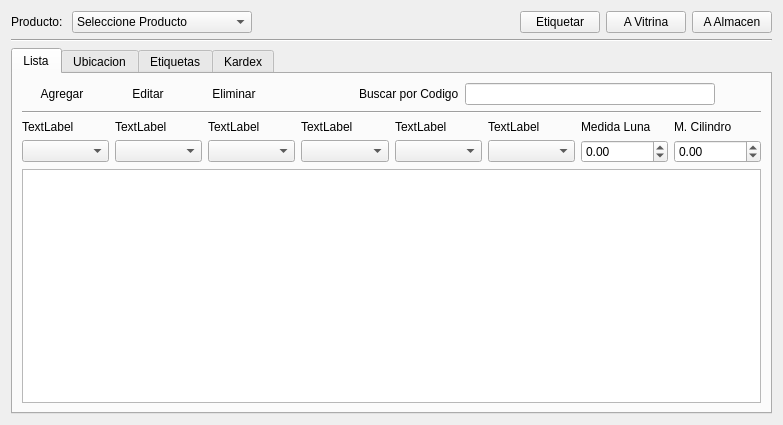
<?xml version="1.0" encoding="UTF-8"?>
<ui version="4.0">
 <class>ui_producto</class>
 <widget class="QWidget" name="ui_producto">
  <property name="enabled">
   <bool>true</bool>
  </property>
  <property name="geometry">
   <rect>
    <x>0</x>
    <y>0</y>
    <width>783</width>
    <height>425</height>
   </rect>
  </property>
  <property name="windowTitle">
   <string>Form</string>
  </property>
  <layout class="QGridLayout" name="gridLayout_5">
   <item row="1" column="0">
    <layout class="QHBoxLayout" name="horizontalLayout_4">
     <item>
      <widget class="QLabel" name="label_5">
       <property name="text">
        <string>Producto: </string>
       </property>
      </widget>
     </item>
     <item>
      <widget class="QComboBox" name="comboBox_tipoProducto">
       <property name="minimumSize">
        <size>
         <width>180</width>
         <height>0</height>
        </size>
       </property>
       <property name="mouseTracking">
        <bool>false</bool>
       </property>
       <property name="autoFillBackground">
        <bool>true</bool>
       </property>
       <item>
        <property name="text">
         <string>Seleccione Producto</string>
        </property>
        <property name="icon">
         <iconset resource="../Icons/Icons.qrc">
          <normaloff>:/Icons/search_64.png</normaloff>:/Icons/search_64.png</iconset>
        </property>
       </item>
       <item>
        <property name="text">
         <string>Lunas</string>
        </property>
        <property name="icon">
         <iconset resource="../Icons/Icons.qrc">
          <normaloff>:/Icons/Circle.png</normaloff>:/Icons/Circle.png</iconset>
        </property>
       </item>
       <item>
        <property name="text">
         <string>Monturas</string>
        </property>
        <property name="icon">
         <iconset resource="../Icons/Icons.qrc">
          <normaloff>:/Icons/internet-news-reader.png</normaloff>:/Icons/internet-news-reader.png</iconset>
        </property>
       </item>
       <item>
        <property name="text">
         <string>Lentes de Contacto</string>
        </property>
        <property name="icon">
         <iconset resource="../Icons/Icons.qrc">
          <normaloff>:/Icons/1354339076_picasa.png</normaloff>:/Icons/1354339076_picasa.png</iconset>
        </property>
       </item>
       <item>
        <property name="text">
         <string>Otros</string>
        </property>
        <property name="icon">
         <iconset resource="../Icons/Icons.qrc">
          <normaloff>:/Icons/color_swatch.png</normaloff>:/Icons/color_swatch.png</iconset>
        </property>
       </item>
       <item>
        <property name="text">
         <string>Trabajos Extras</string>
        </property>
        <property name="icon">
         <iconset resource="../Icons/Icons.qrc">
          <normaloff>:/Icons/Stethoscope_Black.png</normaloff>:/Icons/Stethoscope_Black.png</iconset>
        </property>
       </item>
       <item>
        <property name="text">
         <string>Accesorios</string>
        </property>
        <property name="icon">
         <iconset resource="../Icons/Icons.qrc">
          <normaloff>:/Icons/package_games_logic.png</normaloff>:/Icons/package_games_logic.png</iconset>
        </property>
       </item>
      </widget>
     </item>
     <item>
      <spacer name="horizontalSpacer_2">
       <property name="orientation">
        <enum>Qt::Horizontal</enum>
       </property>
       <property name="sizeHint" stdset="0">
        <size>
         <width>40</width>
         <height>20</height>
        </size>
       </property>
      </spacer>
     </item>
     <item>
      <widget class="QPushButton" name="pushButton_etiquetar">
       <property name="text">
        <string>Etiquetar</string>
       </property>
       <property name="icon">
        <iconset resource="../Icons/Icons.qrc">
         <normaloff>:/Icons/tag.png</normaloff>:/Icons/tag.png</iconset>
       </property>
      </widget>
     </item>
     <item>
      <widget class="QPushButton" name="btnToVitrina">
       <property name="text">
        <string>A Vitrina</string>
       </property>
       <property name="icon">
        <iconset resource="../Icons/Icons.qrc">
         <normaloff>:/Icons/inventory-maintenance.png</normaloff>:/Icons/inventory-maintenance.png</iconset>
       </property>
       <property name="flat">
        <bool>false</bool>
       </property>
      </widget>
     </item>
     <item>
      <widget class="QPushButton" name="btnToAlmacen">
       <property name="text">
        <string>A Almacen</string>
       </property>
       <property name="icon">
        <iconset resource="../Icons/Icons.qrc">
         <normaloff>:/Icons/1354339097_localbusiness-y.png</normaloff>:/Icons/1354339097_localbusiness-y.png</iconset>
       </property>
       <property name="flat">
        <bool>false</bool>
       </property>
      </widget>
     </item>
    </layout>
   </item>
   <item row="2" column="0">
    <widget class="Line" name="line">
     <property name="orientation">
      <enum>Qt::Horizontal</enum>
     </property>
    </widget>
   </item>
   <item row="3" column="0">
    <widget class="QTabWidget" name="tabWidget">
     <property name="currentIndex">
      <number>0</number>
     </property>
     <widget class="QWidget" name="Tab1_2">
      <attribute name="title">
       <string>Lista</string>
      </attribute>
      <layout class="QGridLayout" name="gridLayout_3">
       <item row="2" column="0">
        <layout class="QGridLayout" name="gridLayout">
         <item row="2" column="1">
          <widget class="QLabel" name="label_select_2">
           <property name="text">
            <string>TextLabel</string>
           </property>
          </widget>
         </item>
         <item row="3" column="5">
          <widget class="MyComboBox" name="comboBox_select_6"/>
         </item>
         <item row="2" column="2">
          <widget class="QLabel" name="label_select_3">
           <property name="text">
            <string>TextLabel</string>
           </property>
          </widget>
         </item>
         <item row="3" column="3">
          <widget class="MyComboBox" name="comboBox_select_4"/>
         </item>
         <item row="3" column="2">
          <widget class="MyComboBox" name="comboBox_select_3"/>
         </item>
         <item row="2" column="7">
          <widget class="QLabel" name="label_cilindro">
           <property name="text">
            <string>M. Cilindro</string>
           </property>
          </widget>
         </item>
         <item row="2" column="5">
          <widget class="QLabel" name="label_select_6">
           <property name="text">
            <string>TextLabel</string>
           </property>
          </widget>
         </item>
         <item row="2" column="3">
          <widget class="QLabel" name="label_select_4">
           <property name="text">
            <string>TextLabel</string>
           </property>
          </widget>
         </item>
         <item row="3" column="1">
          <widget class="MyComboBox" name="comboBox_select_2"/>
         </item>
         <item row="2" column="6">
          <widget class="QLabel" name="label_valor_inicial">
           <property name="text">
            <string>Medida Luna</string>
           </property>
          </widget>
         </item>
         <item row="3" column="0">
          <widget class="MyComboBox" name="comboBox_select_1"/>
         </item>
         <item row="2" column="4">
          <widget class="QLabel" name="label_select_5">
           <property name="text">
            <string>TextLabel</string>
           </property>
          </widget>
         </item>
         <item row="3" column="7">
          <widget class="QDoubleSpinBox" name="doubleSpinBox_Cilindro">
           <property name="minimum">
            <double>-50.000000000000000</double>
           </property>
           <property name="singleStep">
            <double>0.050000000000000</double>
           </property>
           <property name="value">
            <double>0.000000000000000</double>
           </property>
          </widget>
         </item>
         <item row="3" column="4">
          <widget class="MyComboBox" name="comboBox_select_5"/>
         </item>
         <item row="3" column="6">
          <widget class="QDoubleSpinBox" name="doubleSpinBox_Inicio">
           <property name="minimum">
            <double>-20.000000000000000</double>
           </property>
           <property name="singleStep">
            <double>0.050000000000000</double>
           </property>
          </widget>
         </item>
         <item row="2" column="0">
          <widget class="QLabel" name="label_select_1">
           <property name="text">
            <string>TextLabel</string>
           </property>
          </widget>
         </item>
        </layout>
       </item>
       <item row="0" column="0">
        <layout class="QHBoxLayout" name="horizontalLayout">
         <item>
          <widget class="QPushButton" name="pushButton_agregar_2">
           <property name="text">
            <string>Agregar</string>
           </property>
           <property name="icon">
            <iconset resource="../Icons/Icons.qrc">
             <normaloff>:/Icons/1349716423_sq_plus.png</normaloff>:/Icons/1349716423_sq_plus.png</iconset>
           </property>
           <property name="shortcut">
            <string>Ctrl+N</string>
           </property>
           <property name="flat">
            <bool>true</bool>
           </property>
          </widget>
         </item>
         <item>
          <widget class="QPushButton" name="pushButton_editar">
           <property name="sizePolicy">
            <sizepolicy hsizetype="Fixed" vsizetype="Fixed">
             <horstretch>0</horstretch>
             <verstretch>0</verstretch>
            </sizepolicy>
           </property>
           <property name="text">
            <string>Editar</string>
           </property>
           <property name="icon">
            <iconset resource="../Icons/Icons.qrc">
             <normaloff>:/Icons/1349716425_doc_edit.png</normaloff>:/Icons/1349716425_doc_edit.png</iconset>
           </property>
           <property name="shortcut">
            <string>Ctrl+E</string>
           </property>
           <property name="flat">
            <bool>true</bool>
           </property>
          </widget>
         </item>
         <item>
          <widget class="QPushButton" name="pushButton_eliminar">
           <property name="sizePolicy">
            <sizepolicy hsizetype="Fixed" vsizetype="Fixed">
             <horstretch>0</horstretch>
             <verstretch>0</verstretch>
            </sizepolicy>
           </property>
           <property name="text">
            <string>Eliminar</string>
           </property>
           <property name="icon">
            <iconset resource="../Icons/Icons.qrc">
             <normaloff>:/Icons/1349716432_round_minus.png</normaloff>:/Icons/1349716432_round_minus.png</iconset>
           </property>
           <property name="shortcut">
            <string>Del</string>
           </property>
           <property name="flat">
            <bool>true</bool>
           </property>
          </widget>
         </item>
         <item>
          <spacer name="horizontalSpacer">
           <property name="orientation">
            <enum>Qt::Horizontal</enum>
           </property>
           <property name="sizeHint" stdset="0">
            <size>
             <width>40</width>
             <height>20</height>
            </size>
           </property>
          </spacer>
         </item>
         <item>
          <widget class="QLabel" name="label_4">
           <property name="text">
            <string>Buscar por Codigo</string>
           </property>
          </widget>
         </item>
         <item>
          <widget class="QLineEdit" name="lineEdit_buscar">
           <property name="minimumSize">
            <size>
             <width>250</width>
             <height>0</height>
            </size>
           </property>
           <property name="maximumSize">
            <size>
             <width>250</width>
             <height>16777215</height>
            </size>
           </property>
          </widget>
         </item>
         <item>
          <widget class="QPushButton" name="pushButton_buscar">
           <property name="sizePolicy">
            <sizepolicy hsizetype="Minimum" vsizetype="Fixed">
             <horstretch>0</horstretch>
             <verstretch>0</verstretch>
            </sizepolicy>
           </property>
           <property name="text">
            <string/>
           </property>
           <property name="icon">
            <iconset resource="../Icons/Icons.qrc">
             <normaloff>:/Icons/search_64.png</normaloff>:/Icons/search_64.png</iconset>
           </property>
           <property name="flat">
            <bool>true</bool>
           </property>
          </widget>
         </item>
        </layout>
       </item>
       <item row="4" column="0">
        <widget class="QTableView" name="tableView_productos">
         <property name="selectionMode">
          <enum>QAbstractItemView::SingleSelection</enum>
         </property>
         <property name="selectionBehavior">
          <enum>QAbstractItemView::SelectRows</enum>
         </property>
         <attribute name="horizontalHeaderDefaultSectionSize">
          <number>130</number>
         </attribute>
        </widget>
       </item>
       <item row="1" column="0">
        <widget class="Line" name="line_2">
         <property name="orientation">
          <enum>Qt::Horizontal</enum>
         </property>
        </widget>
       </item>
      </layout>
     </widget>
     <widget class="QWidget" name="tab_2">
      <attribute name="title">
       <string>Ubicacion</string>
      </attribute>
      <layout class="QGridLayout" name="gridLayout_4">
       <item row="0" column="0">
        <layout class="QVBoxLayout" name="verticalLayout">
         <item>
          <widget class="QLabel" name="label">
           <property name="text">
            <string>En Vitrina</string>
           </property>
          </widget>
         </item>
         <item>
          <widget class="QTableView" name="tableView_vitrina"/>
         </item>
         <item>
          <widget class="QLabel" name="label_2">
           <property name="text">
            <string>En Almacen</string>
           </property>
          </widget>
         </item>
         <item>
          <widget class="QTableView" name="tableView_almacen"/>
         </item>
        </layout>
       </item>
      </layout>
     </widget>
     <widget class="QWidget" name="tab">
      <attribute name="title">
       <string>Etiquetas</string>
      </attribute>
      <layout class="QGridLayout" name="gridLayout_2">
       <item row="0" column="1">
        <widget class="QLineEdit" name="lineEdit_pag">
         <property name="enabled">
          <bool>false</bool>
         </property>
         <property name="text">
          <string>0/0</string>
         </property>
         <property name="echoMode">
          <enum>QLineEdit::Normal</enum>
         </property>
         <property name="alignment">
          <set>Qt::AlignCenter</set>
         </property>
         <property name="readOnly">
          <bool>true</bool>
         </property>
        </widget>
       </item>
       <item row="0" column="0" rowspan="2">
        <layout class="QGridLayout" name="gridLayout_21">
         <item row="1" column="0">
          <layout class="QHBoxLayout" name="horizontalLayout_2">
           <item>
            <spacer name="horizontalSpacer_10">
             <property name="orientation">
              <enum>Qt::Horizontal</enum>
             </property>
             <property name="sizeHint" stdset="0">
              <size>
               <width>40</width>
               <height>20</height>
              </size>
             </property>
            </spacer>
           </item>
           <item>
            <widget class="QPushButton" name="pushButton_previsualizar">
             <property name="sizePolicy">
              <sizepolicy hsizetype="Fixed" vsizetype="Fixed">
               <horstretch>0</horstretch>
               <verstretch>0</verstretch>
              </sizepolicy>
             </property>
             <property name="text">
              <string>Previsualizar</string>
             </property>
             <property name="icon">
              <iconset resource="../Icons/Icons.qrc">
               <normaloff>:/Icons/1349716430_zoom.png</normaloff>:/Icons/1349716430_zoom.png</iconset>
             </property>
             <property name="shortcut">
              <string>Ctrl+Alt+P</string>
             </property>
             <property name="flat">
              <bool>true</bool>
             </property>
            </widget>
           </item>
           <item>
            <widget class="QPushButton" name="pushButton_imprimir">
             <property name="sizePolicy">
              <sizepolicy hsizetype="Fixed" vsizetype="Fixed">
               <horstretch>0</horstretch>
               <verstretch>0</verstretch>
              </sizepolicy>
             </property>
             <property name="text">
              <string>Imprimir</string>
             </property>
             <property name="icon">
              <iconset resource="../Icons/Icons.qrc">
               <normaloff>:/Icons/1349716426_print.png</normaloff>:/Icons/1349716426_print.png</iconset>
             </property>
             <property name="shortcut">
              <string>Ctrl+P</string>
             </property>
             <property name="flat">
              <bool>true</bool>
             </property>
            </widget>
           </item>
          </layout>
         </item>
         <item row="0" column="0">
          <layout class="QGridLayout" name="gridLayout_23">
           <item row="1" column="0">
            <widget class="QTableWidget" name="tableView_etiquetas">
             <property name="editTriggers">
              <set>QAbstractItemView::NoEditTriggers</set>
             </property>
             <property name="selectionMode">
              <enum>QAbstractItemView::SingleSelection</enum>
             </property>
             <property name="selectionBehavior">
              <enum>QAbstractItemView::SelectRows</enum>
             </property>
             <column>
              <property name="text">
               <string>Codigo</string>
              </property>
             </column>
             <column>
              <property name="text">
               <string>Color</string>
              </property>
             </column>
             <column>
              <property name="text">
               <string>Calidad</string>
              </property>
             </column>
             <column>
              <property name="text">
               <string>Ubicación</string>
              </property>
             </column>
             <column>
              <property name="text">
               <string>Precio</string>
              </property>
             </column>
            </widget>
           </item>
           <item row="0" column="0">
            <widget class="QLabel" name="label_8">
             <property name="sizePolicy">
              <sizepolicy hsizetype="Fixed" vsizetype="Preferred">
               <horstretch>0</horstretch>
               <verstretch>0</verstretch>
              </sizepolicy>
             </property>
             <property name="text">
              <string>Lista  de Productos a Etiquetar:</string>
             </property>
            </widget>
           </item>
          </layout>
         </item>
        </layout>
       </item>
       <item row="0" column="3">
        <widget class="QPushButton" name="pushButton_siguiente">
         <property name="enabled">
          <bool>false</bool>
         </property>
         <property name="text">
          <string>&gt;&gt;</string>
         </property>
        </widget>
       </item>
       <item row="1" column="1" colspan="3">
        <widget class="QLabel" name="draw_label">
         <property name="frameShape">
          <enum>QFrame::WinPanel</enum>
         </property>
         <property name="text">
          <string/>
         </property>
        </widget>
       </item>
       <item row="0" column="2">
        <widget class="QPushButton" name="pushButton_anterior">
         <property name="enabled">
          <bool>false</bool>
         </property>
         <property name="text">
          <string>&lt;&lt;</string>
         </property>
        </widget>
       </item>
      </layout>
     </widget>
     <widget class="QWidget" name="tab_kardex">
      <attribute name="title">
       <string>Kardex</string>
      </attribute>
      <layout class="QGridLayout" name="gridLayout_6">
       <item row="0" column="0">
        <layout class="QHBoxLayout" name="horizontalLayout_3">
         <item>
          <widget class="QLabel" name="label_3">
           <property name="text">
            <string>Desde</string>
           </property>
          </widget>
         </item>
         <item>
          <widget class="QDateEdit" name="dateEdit_desde_kardex"/>
         </item>
         <item>
          <widget class="QLabel" name="label_6">
           <property name="text">
            <string>Hasta</string>
           </property>
          </widget>
         </item>
         <item>
          <widget class="QDateEdit" name="dateEdit_hasta_kardex"/>
         </item>
         <item>
          <spacer name="horizontalSpacer_3">
           <property name="orientation">
            <enum>Qt::Horizontal</enum>
           </property>
           <property name="sizeHint" stdset="0">
            <size>
             <width>40</width>
             <height>20</height>
            </size>
           </property>
          </spacer>
         </item>
        </layout>
       </item>
       <item row="1" column="0">
        <widget class="QTableView" name="tableView_kardex"/>
       </item>
      </layout>
     </widget>
    </widget>
   </item>
  </layout>
 </widget>
 <customwidgets>
  <customwidget>
   <class>MyComboBox</class>
   <extends>QComboBox</extends>
   <header location="global">mycombobox.h</header>
   <slots>
    <slot>Eliminar_Item()</slot>
   </slots>
  </customwidget>
 </customwidgets>
 <tabstops>
  <tabstop>pushButton_agregar_2</tabstop>
  <tabstop>pushButton_editar</tabstop>
  <tabstop>pushButton_eliminar</tabstop>
  <tabstop>comboBox_tipoProducto</tabstop>
  <tabstop>tabWidget</tabstop>
  <tabstop>comboBox_select_1</tabstop>
  <tabstop>comboBox_select_2</tabstop>
  <tabstop>comboBox_select_3</tabstop>
  <tabstop>comboBox_select_4</tabstop>
  <tabstop>comboBox_select_5</tabstop>
  <tabstop>comboBox_select_6</tabstop>
  <tabstop>doubleSpinBox_Inicio</tabstop>
  <tabstop>doubleSpinBox_Cilindro</tabstop>
  <tabstop>tableView_productos</tabstop>
  <tabstop>lineEdit_buscar</tabstop>
  <tabstop>pushButton_buscar</tabstop>
  <tabstop>btnToVitrina</tabstop>
  <tabstop>btnToAlmacen</tabstop>
  <tabstop>lineEdit_pag</tabstop>
  <tabstop>pushButton_previsualizar</tabstop>
  <tabstop>pushButton_imprimir</tabstop>
  <tabstop>tableView_etiquetas</tabstop>
  <tabstop>pushButton_siguiente</tabstop>
  <tabstop>pushButton_anterior</tabstop>
 </tabstops>
 <resources>
  <include location="../Icons/Icons.qrc"/>
 </resources>
 <connections/>
</ui>
